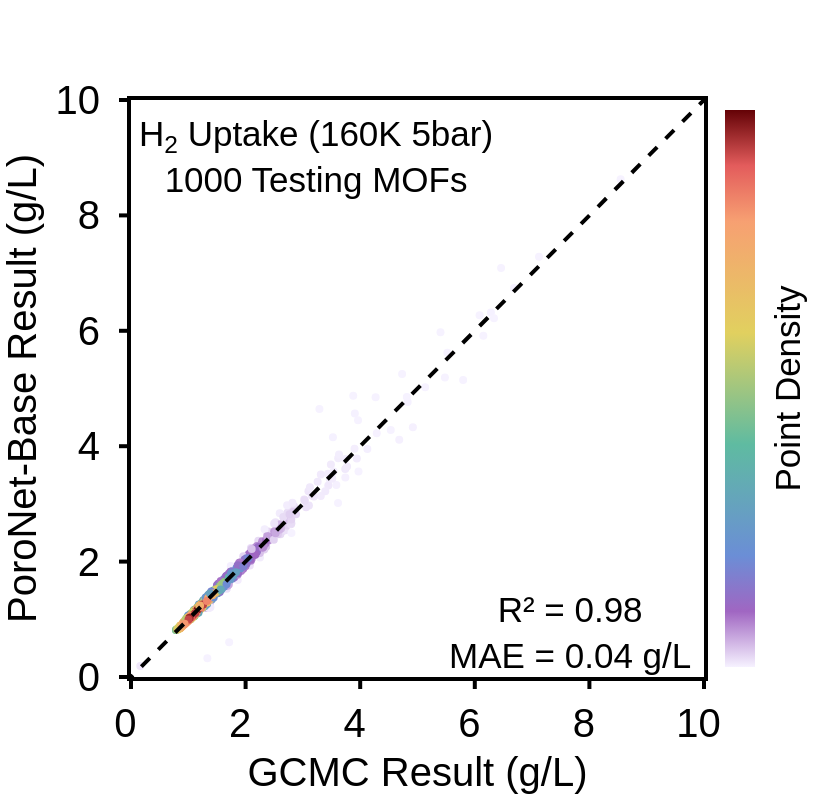

This figure's notebook cell:
### Code cell
import plotly.graph_objects as go
import numpy as np
from sklearn.metrics import r2_score
from scipy.stats import gaussian_kde

# 计算 R² 值
r2 = r2_score(Labels_Testing_mof, Predictions_Testing_mof)
# 计算密度
x = Labels_Testing_mof.flatten()
y = Predictions_Testing_mof.flatten()
xy = np.vstack([x, y])
density = gaussian_kde(xy)(xy)  # 得到每个点的密度估计值

# 创建散点图，根据密度着色
scatter = go.Scatter(
    x=x,
    y=y,
    mode='markers',

    marker=dict(
    size=8,
    color=density,  # 使用密度作为颜色值
    colorscale=[
    [0.0, '#F6F2FF'],   # 
    [0.1, '#a066c2'],   # 柔和紫
    [0.2, '#6b8ed6'],   # 柔和蓝
    [0.4, '#5fbba1'],   # 柔和绿
    [0.6, '#e1d05f'],   # 柔和黄
    [0.8, '#f7a072'],   # 柔和橙
    [0.9, '#e35c5c'],   # 柔和红
    [1.0, '#640206']    # 黑
    ],
    opacity=1,
    
    colorbar=dict(
    title='Point Density',
    title_font=dict(color='black',size=35, family='Arial'),
    title_side='right',

    tickvals=[],

    outlinewidth=0
    ),
    line=dict(width=0),
   
    ),
    text=[f'Actual: {a}, Predicted: {p}' for a, p in zip(x, y)],
    hoverinfo='text'
)

# Create a line for perfect parity
parity_line = go.Scatter(
    x=[-1,60],
    y=[-1,60],
    mode='lines',
    line=dict(color='black', dash='dash', width=4)  # 设定虚线和颜色
)

# Create a layout
layout = go.Layout(

    xaxis=dict(
    title='GCMC Result (g/L)',
    range=[0, 10],
    tickfont=dict(color='black', size=40),
    titlefont=dict(color='black', size=40),
    linecolor='black',
    showline=True,
    linewidth=4,
    dtick=2,
    ticks='outside',
    tickwidth=4,
    tickcolor='black',
    ticklen=8,
    mirror=True,             # 自动显示右边轴线
    showticklabels=True,     # 显示左边标签
    ticksuffix=' ',          # 防止镜像刻度数字 
    ),

    yaxis=dict(
    title='PoroNet-Base Result (g/L)',
    range=[0, 10],
    tickfont=dict(color='black', size=40),
    titlefont=dict(color='black', size=40),
    linecolor='black',
    showline=True,
    linewidth=4,
    dtick=2,
    ticks='outside',
    tickwidth=4,
    tickcolor='black',
    ticklen=8,
    mirror=True,             # 自动显示右边轴线
    showticklabels=True,     # 显示左边标签
    ticksuffix=' ',          # 防止镜像刻度数字 
    ),
    showlegend=False,  # 不显示图例
    height=800,
    width=830,
    font=dict(
        family='Arial',  # 设置全局字体为 Arial
        size=35  # 调整全局字体大小
    ),
    annotations=[
        dict(
            x=0.01,  # 文本在x轴的位置（0-1之间）
            y=0.98,  # 文本在y轴的位置（0-1之间）
            xref='paper',  # x轴的参考系
            yref='paper',  # y轴的参考系
            text=f'H<sub>2</sub> Uptake (160K 5bar)<br>1000 Testing MOFs',  # 显示的文本内容
            showarrow=False,  # 不显示箭头
            font=dict(size=35, family='Arial', color='black'),  # 字体设置
            align='center'  # 文本居中对齐
        ),
        dict(
            x=0.98,  # 文本在x轴的位置（0-1之间）
            y=0,  # 文本在y轴的位置（0-1之间）
            xref='paper',  # x轴的参考系
            yref='paper',  # y轴的参考系
            text=f'R² = {r2:.2f}<br>MAE = {Loss_Testing_mof.item():.2f} g/L',  # 显示的文本内容
            showarrow=False,  # 不显示箭头
            font=dict(size=35, family='Arial', color='black'),  # 字体设置
            align='center'  # 文本居中对齐
        )        
        
    ],
    plot_bgcolor='white',  # 设置图表区域背景色为白色
    paper_bgcolor='white'  # 设置整个画布背景色为白色
)

# Create a Figure and add the scatter plot and parity line
fig = go.Figure(data=[scatter, parity_line], layout=layout)

fig.show(config={
    "toImageButtonOptions": {
        "format": "png",        # 可选: 'svg', 'jpeg', 'webp', 'pdf'
        "filename": "160-PoroNetBase-testingMOFs",  # 导出文件名

        "scale": 3              # 放大倍数，越大越清晰（默认是 1）
    },
    "displaylogo": False,       # 不显示 Plotly logo
    "displayModeBar": True      # 显示工具栏（默认）
})

### Figure 1 — Plotly figure (JSON) as saved in the notebook; plotly's stock layout.template omitted (floating-point values rounded to 4 significant figures; data arrays with more than 128 entries replaced by an {"elided": "..."} marker saying what was removed)
{"data": [{"hoverinfo": "text", "marker": {"color": {"elided": "1000 float values"}, "colorbar": {"outlinewidth": 0, "tickvals": [], "title": {"font": {"color": "black", "family": "Arial", "size": 35}, "side": "right", "text": "Point Density"}}, "colorscale": [[0, "#F6F2FF"], [0.1, "#a066c2"], [0.2, "#6b8ed6"], [0.4, "#5fbba1"], [0.6, "#e1d05f"], [0.8, "#f7a072"], [0.9, "#e35c5c"], [1, "#640206"]], "line": {"width": 0}, "opacity": 1, "size": 8}, "mode": "markers", "text": {"elided": "1000 str values"}, "type": "scatter", "x": {"elided": "1000 float values"}, "y": {"elided": "1000 float values"}}, {"line": {"color": "black", "dash": "dash", "width": 4}, "mode": "lines", "type": "scatter", "x": [-1, 60], "y": [-1, 60]}], "layout": {"annotations": [{"align": "center", "font": {"color": "black", "family": "Arial", "size": 35}, "showarrow": false, "text": "H<sub>2</sub> Uptake (160K 5bar)<br>1000 Testing MOFs", "x": 0.01, "xref": "paper", "y": 0.98, "yref": "paper"}, {"align": "center", "font": {"color": "black", "family": "Arial", "size": 35}, "showarrow": false, "text": "R² = 0.98<br>MAE = 0.04 g/L", "x": 0.98, "xref": "paper", "y": 0, "yref": "paper"}], "font": {"family": "Arial", "size": 35}, "height": 800, "paper_bgcolor": "white", "plot_bgcolor": "white", "showlegend": false, "width": 830, "xaxis": {"dtick": 2, "linecolor": "black", "linewidth": 4, "mirror": true, "range": [0, 10], "showline": true, "showticklabels": true, "tickcolor": "black", "tickfont": {"color": "black", "size": 40}, "ticklen": 8, "ticks": "outside", "ticksuffix": " ", "tickwidth": 4, "title": {"font": {"color": "black", "size": 40}, "text": "GCMC Result (g/L)"}}, "yaxis": {"dtick": 2, "linecolor": "black", "linewidth": 4, "mirror": true, "range": [0, 10], "showline": true, "showticklabels": true, "tickcolor": "black", "tickfont": {"color": "black", "size": 40}, "ticklen": 8, "ticks": "outside", "ticksuffix": " ", "tickwidth": 4, "title": {"font": {"color": "black", "size": 40}, "text": "PoroNet-Base Result (g/L)"}}}}
